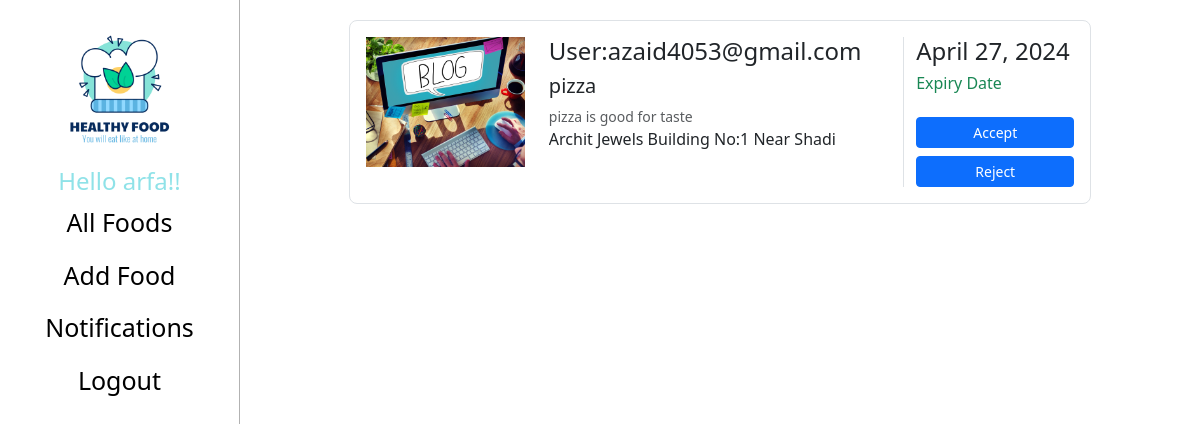
The page /donorcart (signed in) on the database as committed earlier.
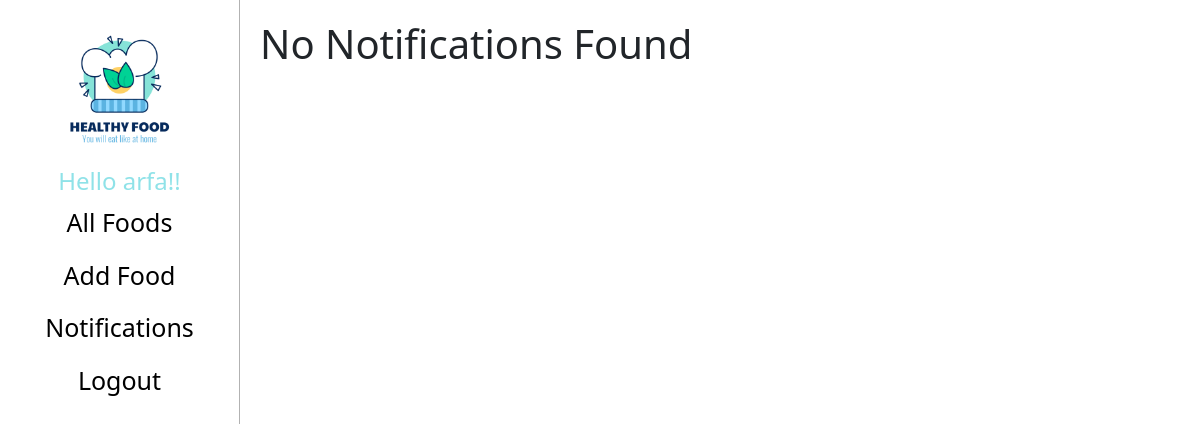
The same page on the database as committed later.
### donorApp/models.py (models this page shows)
class Food(models.Model):
    donor = models.ForeignKey(User, on_delete=models.CASCADE)
    name = models.CharField(max_length=100)
    description = models.TextField()
    expiry_date = models.DateField()
    pickup_address = models.TextField()
    image = models.ImageField(upload_to='food_images/')

### donorApp/views.py (the view)
# urls.py: path("donorcart",donorfoodcart),
def donorfoodcart(request):
    donor_foods = Food.objects.filter(donor=request.user)
    pending_requests = Request.objects.filter(food__in=donor_foods, status='pending')
    food_details = [{'food': req.food, 'user_email': req.user.email,"req_id":req.id} for req in pending_requests]
    return render(request, 'donorfoodcart.html', {'food_details': food_details})

### donorApp/templates/donorfoodcart.html (shortened to what this page needs)
{% extends 'donor.html' %}
{% load static %}
{% block content %}
{%if food_details%}
<section style=" width: 100%;">
    <div class="container">
    {% for detail in food_details %}
      <div class="row justify-content-center mb-3">
        <div class="col-md-12 col-xl-10">
          <div class="card shadow-0 border rounded-3">
            <div class="card-body">
              <div class="row">
                <div class="col-md-12 col-lg-3 col-xl-3 mb-4 mb-lg-0">
                  <div class="bg-image hover-zoom ripple rounded ripple-surface">
                    <img src="{{ detail.food.image.url }}"
                      class="w-100" />
                  </div>
                </div>
                <div class="col-md-6 col-lg-6 col-xl-6">
                    <h4>User:{{detail.user_email}}</h4>
                  <h5>{{ detail.food.name }}</h5>
                  <div class="mt-1 mb-0 text-muted small">
                   {{ detail.food.description }}
                  </div>
                  <p class="text-truncate mb-4 mb-md-0">
                  {{ detail.food.pickup_address }}
                  </p>
                </div>
                <div class="col-md-6 col-lg-3 col-xl-3 border-sm-start-none border-start">
                  <div class="d-flex flex-row align-items-center mb-1">
                    <h4 class="mb-1 me-1">{{ detail.food.expiry_date }}</h4>
                  </div>
                  <h6 class="text-success">Expiry Date</h6>
                  <div class="d-flex flex-column mt-4">
                    <a href="/accept-request/{{ detail.req_id }}" class="btn btn-primary btn-sm" role="button" onclick="showalert('request accepted successfuly')">Accept</a>
                    <a href="/reject-request/{{ detail.req_id }}" class="btn btn-primary btn-sm mt-2" role="button" onclick="showalert('request rejected successfuly')">Reject</a>
                  </div>
                </div>
              </div>
            </div>
          </div>
        </div>
      </div>
    {% endfor %}
    </div>
  </section>
{%else%}
<h1>No Notifications Found</h1>
{%endif%}
{% endblock %}

Rows that differ between the two databases and show on the page:
removed Food: food.image (picture), user_email "azaid4053@gmail.com", food.name "pizza", food.description "pizza is good for taste", food.pickup_address "Archit Jewels Building No:1 Near Shadi", food.expiry_date "April 27, 2024"
Other text that changed with them:
text now shown: "No Notifications Found"
